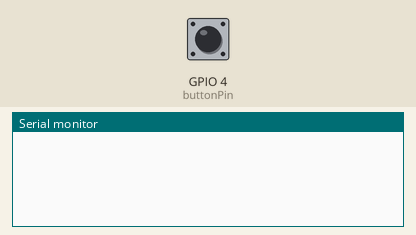
Recording of a sketch running on a simulated ESP32. Parts: the last lines printed to the serial monitor. The test bench sets the inputs (shaded band); at power-on: GPIO 4 (buttonPin) HIGH.

Above: at 1.2 s.
1.3 s: GPIO 4 (buttonPin) pulled LOW for 0.15 s
At 2.1 s:
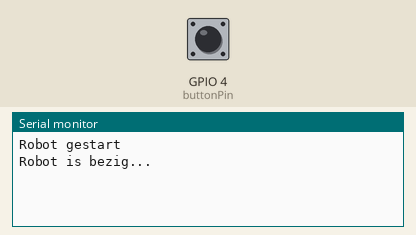
2.9 s: GPIO 4 (buttonPin) pulled LOW for 1 s
At 3.7 s:
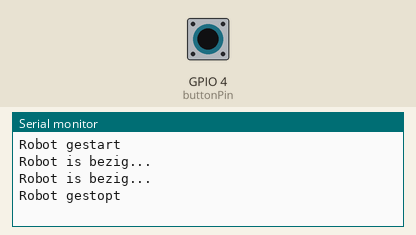

The sketch:

Interrupt.ino
```cpp
const int buttonPin = 4; // GPIO-pin voor de knop
volatile bool startStopFlag = false;  // Robot aan/uit-status
volatile bool stateChanged = false;   // Vlag voor éénmalige actie in loop
volatile unsigned long lastInterruptTime = 0;
const unsigned long debounceDelay = 500; // debounce tijd in ms

void IRAM_ATTR handleButtonInterrupt() {
  unsigned long currentTime = millis();
  if (currentTime - lastInterruptTime > debounceDelay) {
    startStopFlag = !startStopFlag;   // Toggle toestand
    stateChanged = true;              // Laat loop weten dat er iets veranderde
    lastInterruptTime = currentTime;
  }
}

void setup() {
  pinMode(buttonPin, INPUT_PULLUP);
  attachInterrupt(digitalPinToInterrupt(buttonPin), handleButtonInterrupt, FALLING);
  Serial.begin(115200);
}

void loop() {
  static bool systemRunning = false;  // Houdt bij of robot actief is

  if (stateChanged) {
    stateChanged = false;             // Reset vlag
    systemRunning = startStopFlag;    // Zet nieuwe status
    Serial.println(systemRunning ? "Robot gestart" : "Robot gestopt");
  }

  if (!systemRunning) {
    // Robot is gestopt, doe niets
    return;
  }

  // *** Hier je robotcode ***
  Serial.println("Robot is bezig...");
  delay(1000); // Simuleer werk
}
```

Measured:
- after the input at 1.3 s, the serial monitor: prints a new line at once (image 1)
- after the input at 2.9 s, the serial monitor: prints a new line after 0.40 s (image 2)
